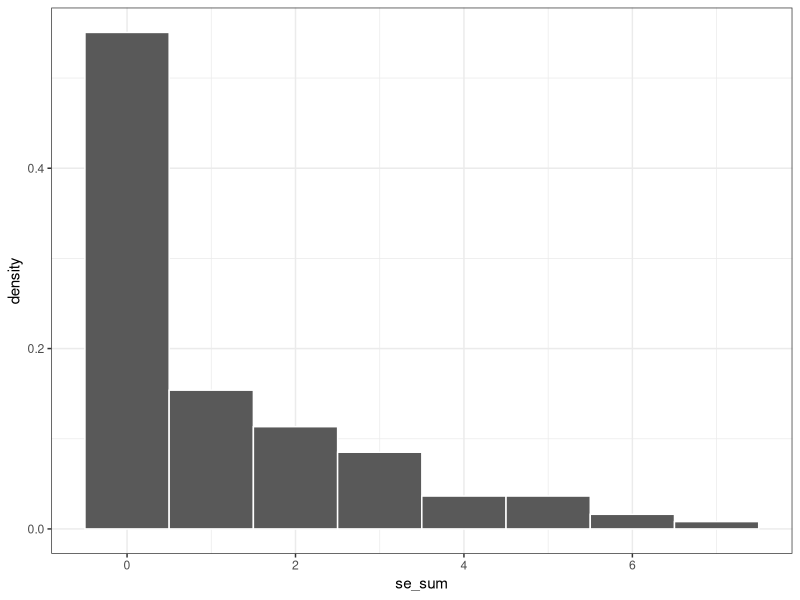
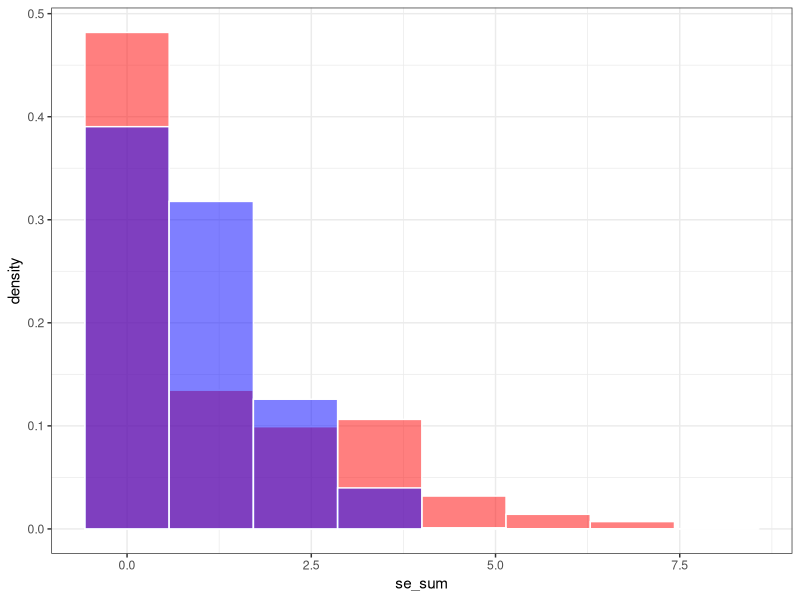
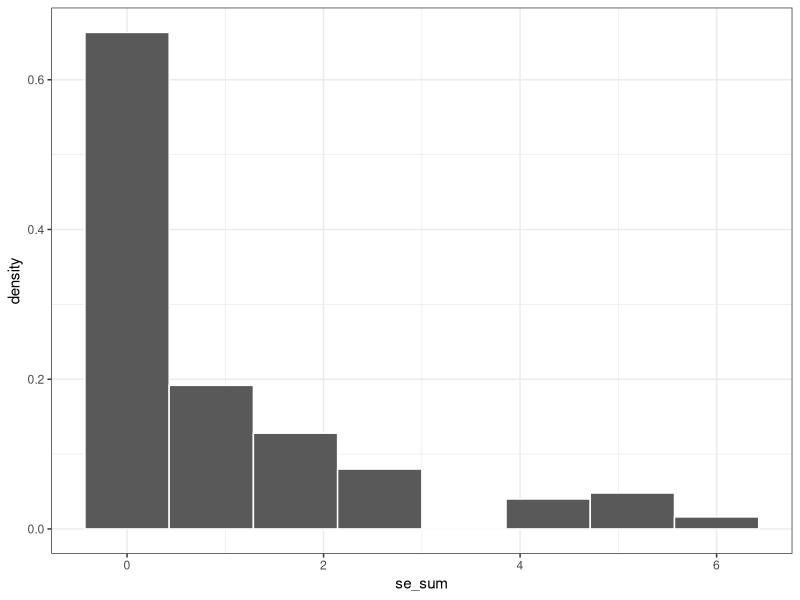
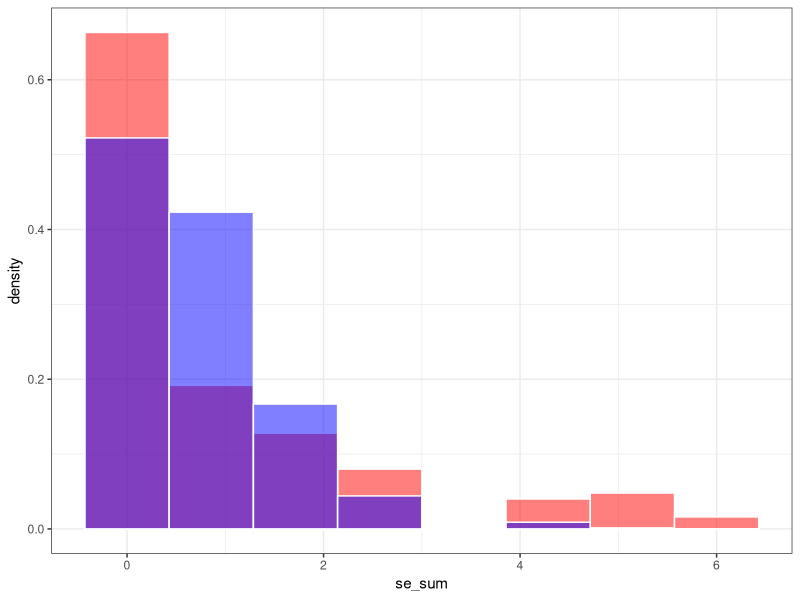

R code for these plots, in order:
R.version           # version 4.0.4 
library(tidyverse)  # version 1.3.0

# read raw data
d <- read_csv("sedata.csv", col_types="ccccdcdccd")

# Histogram of SE
d %>% ggplot(aes(x=se_sum, y=..density..))+
  geom_histogram(bins=8, color="white")+
  theme_bw()

mean(d$se_sum)
var(d$se_sum)

seed=123
d.sim <- data.frame(se_sum=rpois(100000, lambda=mean(d$se_sum)))
d.sim <- data.frame(se_sum=rpois(100000, lambda=0.8))
d %>% ggplot(aes(x=se_sum, y=..density..))+
  geom_histogram(bins=8, color="white", fill="red", alpha=0.5)+
  geom_histogram(data=d.sim, bins=8, color="white", fill="blue", alpha=0.5)+
  theme_bw()


# Participant characteristics
d %>% summarize(N = n(),
                MeanAge  = mean(age),
                SDAge    = sd(age),
                MinAge   = min(age),
                MaxAge   = max(age),
                nGirl    = sum(gender =="f"),
                propGirl = nGirl/N,
                nSE      = sum(se_occ=="1"),
                PropSE   = nSE/N,
                MeanSE   = mean(se_sum),
                SDSE     = sd(se_sum),
                MinSE    = min(se_sum),
                MaxSE    = max(se_sum))
  
d %>% group_by(groupid) %>% 
  summarize(N = n(),
            MeanAge  = mean(age),
            SDAge    = sd(age),
            MinAge   = min(age),
            MaxAge   = max(age),
            nGirl    = sum(gender =="f"),
            propGirl = nGirl/N,
            nSE      = sum(se_occ=="1"),
            PropSE   = nSE/N,
            MeanSE   = mean(se_sum),
            SDSE     = sd(se_sum),
            MinSE    = min(se_sum),
            MaxSE    = max(se_sum))

# read raw data including vocabulary size 
d2 <- d %>% subset(vcb!="NA") 

nrow(d2)/nrow(d)
  
# Histogram of SE
d2 %>% ggplot(aes(x=se_sum, y=..density..))+
  geom_histogram(bins=8, color="white")+
  theme_bw()

mean(d2$se_sum)
var(d2$se_sum)

seed=123
d.sim <- data.frame(se_sum=rpois(100000, lambda=mean(d$se_sum)))
d.sim <- data.frame(se_sum=rpois(100000, lambda=0.8))
d2 %>% ggplot(aes(x=se_sum, y=..density..))+
  geom_histogram(bins=8, color="white", fill="red", alpha=0.5)+
  geom_histogram(data=d.sim, bins=8, color="white", fill="blue", alpha=0.5)+
  theme_bw()

# Participant characteristics
d2 %>% summarize(N = n(),
                 MeanAge  = mean(age),
                 SDAge    = sd(age),
                 MinAge   = min(age),
                 MaxAge   = max(age),
                 nGirl    = sum(gender =="f"),
                 propGirl = nGirl/N,
                 nSE      = sum(se_occ=="1"),
                 PropSE   = nSE/N,
                 MeanSE   = mean(se_sum),
                 SDSE     = sd(se_sum),
                 MinSE    = min(se_sum),
                 MaxSE    = max(se_sum),
                 MeanVcv  = mean(vcb),
                 SDVcb    = sd(vcb),
                 MinVcb   = min(vcb),
                 MaxVcb   = max(vcb))

d2 %>% group_by(groupid) %>% 
  summarize(N = n(),
            MeanAge  = mean(age),
            SDAge    = sd(age),
            MinAge   = min(age),
            MaxAge   = max(age),
            nGirl    = sum(gender =="f"),
            propGirl = nGirl/N,
            nSE      = sum(se_occ=="1"),
            PropSE   = nSE/N,
            MeanSE   = mean(se_sum),
            SDSE     = sd(se_sum),
            MinSE    = min(se_sum),
            MaxSE    = max(se_sum),
            MeanVcv  = mean(vcb),
            SDVcb    = sd(vcb),
            MinVcb   = min(vcb),
            MaxVcb   = max(vcb))

